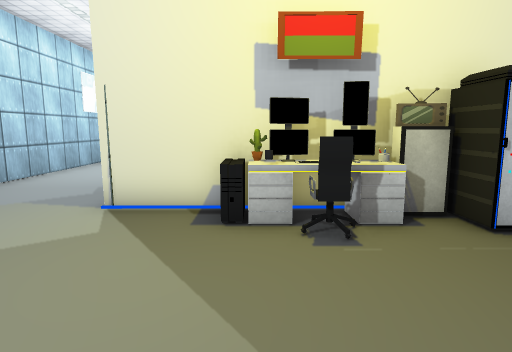
view 1 (above)

16 first-person views from a walk through a scene from a Unity 3-D project. The camera is 1.5 m above the floor, tilts 8° down and sees 75° across. The floor is counted in squares, 1 m on a side. Each view is taken from the middle of a square. On the plan, view 1 faces up. The plan holds only what a view shows up to about 15 squares ahead; the rest is blank. The player is left out. Door leaves are left out, so doorways stand open. Some surface patterns are stand-ins.

view 2
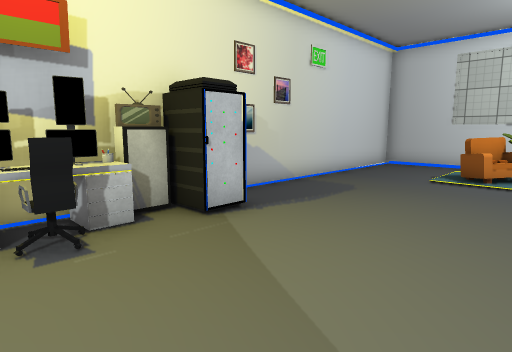

view 3
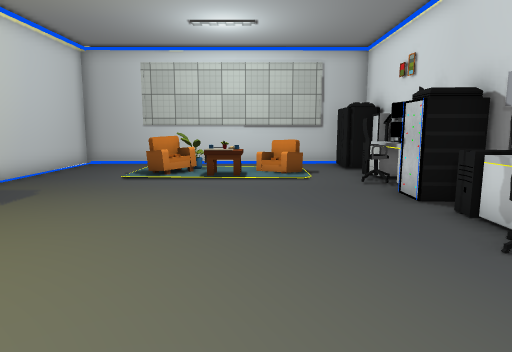

view 4
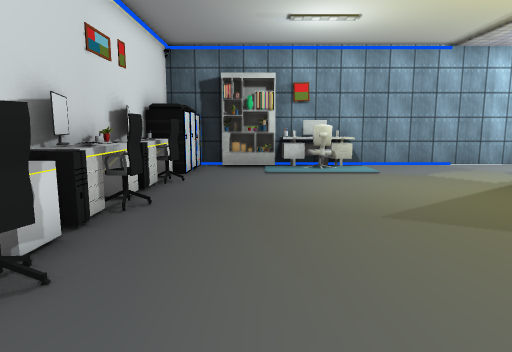

view 5
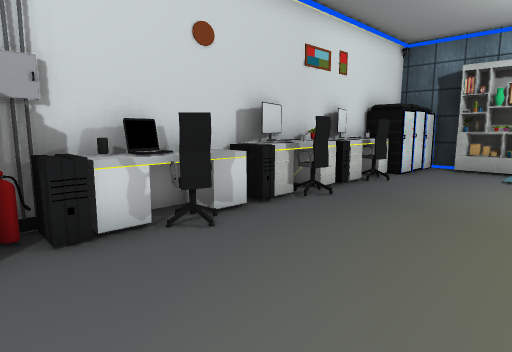

view 6
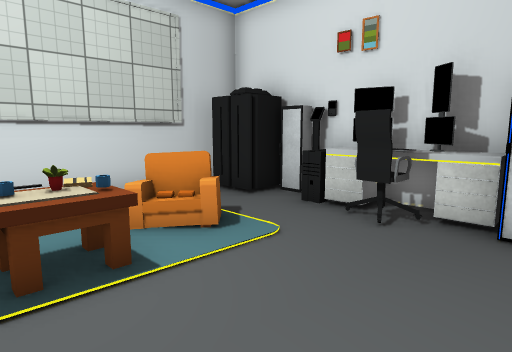

view 7
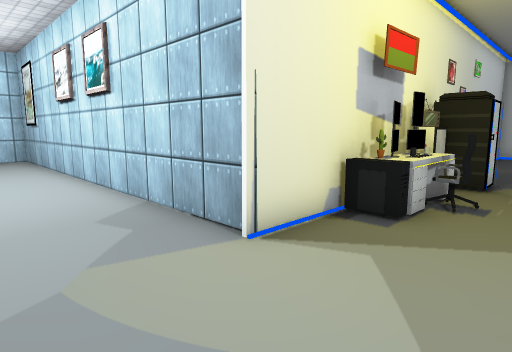

view 8
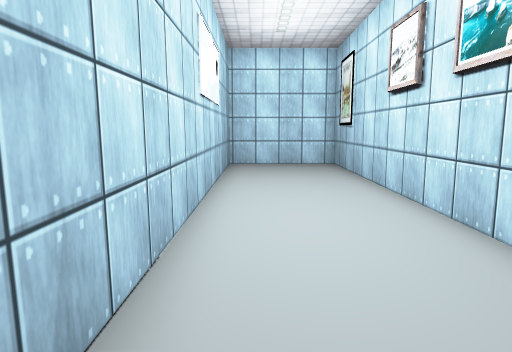

view 9
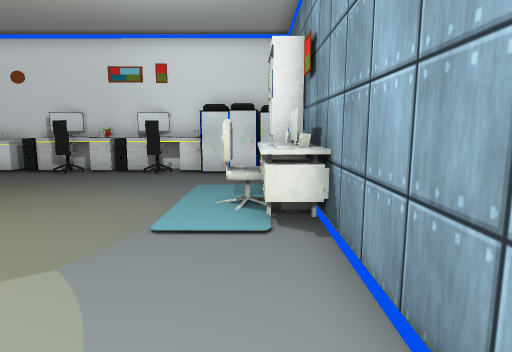

view 10
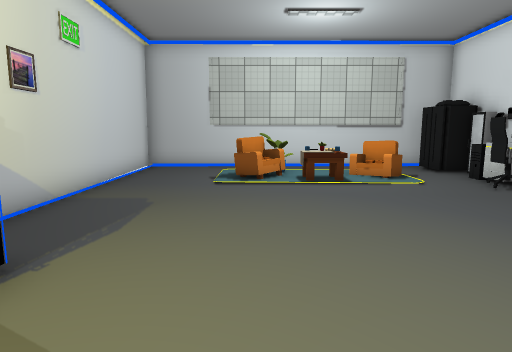

view 11
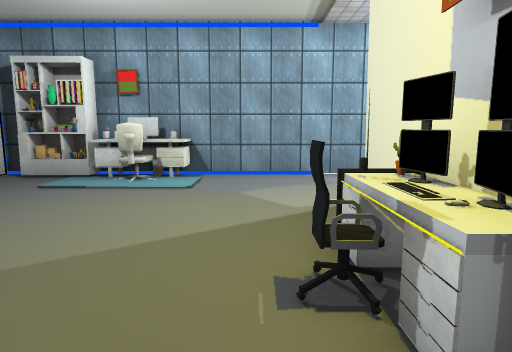

view 12
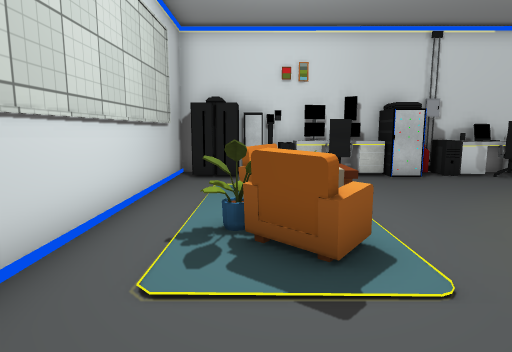

view 13
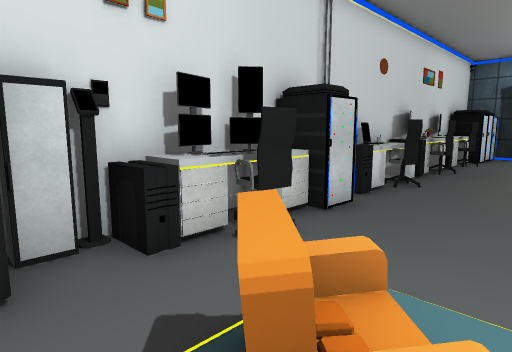

view 14
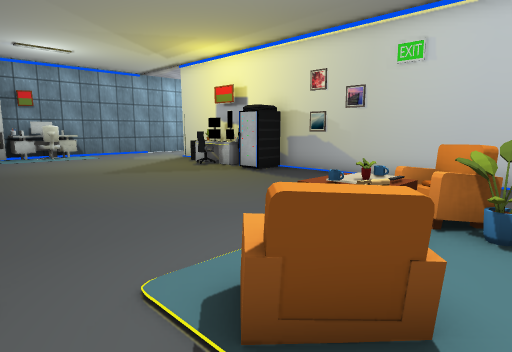

view 15
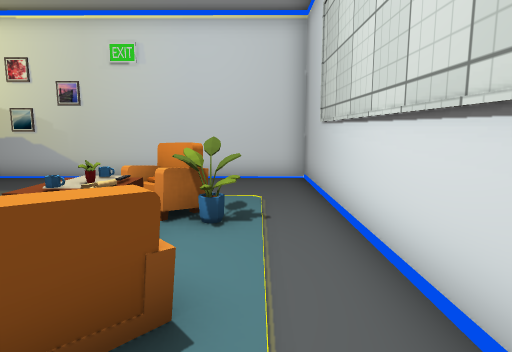

view 16
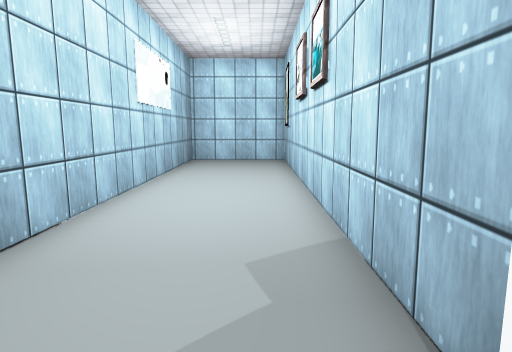

### Floor plan
Points are (right, up) in squares from view 1. A wall is a line through its corners. A room is listed if a view was taken in it or the views show most of it. See-through windows are left out.
Room 1 (views 1, 2, 3, 4, 5, 6, 7, 10, 11, 12, 13, 14, 15, 16)
walls: (-0.6, 6.3) (-2.8, 6.3); (11.4, -5.3) (12.4, -5.3); (-4.4, -5.7) (11.8, -5.7) (11.8, -5.2); (14.1, -5.7) (14.6, -5.7) (14.5, 6.4) (4.8, 6.3); (-7.2, -3.5) (-7.2, -4.5); (-7.2, 6.1) (-7.2, 1.4)
ways out: open door at (-5, 6) to room 2
objects: other object (-7, -5) to (-6, -5); other object (-7, -3); other object (-7, -2); other object (-7, -1); other object (-7, 0) to (-7, 1); other object (-6, -1); other object (-6, 0) to (-6, 2); other object (-5, -5); other object (-4, -5); other object (-3, -5) to (-2, -5); other object (-3, -4); other object (-1, -5); other object (0, -5) to (1, -5); other object (0, 5); other object (0, 6); other object (1, -4); other object (1, 4); other object (1, 5); other object (1, 6) to (2, 6); other object (2, -5); other object (2, 5); other object (3, -5); other object (3, 6); other object (4, -5) to (4, -4); other object (4, 5) to (4, 6); other object (5, -5); other object (6, -5); other object (7, -5) to (8, -5); other object (9, -5) to (10, -5); other object (9, -4); other object (11, -5); other object (11, -2); other object (11, -1); other object (11, 0); other object (11, 1); other object (11, 2); other object (12, -2) to (12, -1); other object (12, 0); other object (12, 2); other object (13, -5) to (14, -5)
Room 2 (views 8, 9)
walls: (-2.8, 6.3) (-2.6, 21.5) (-7.2, 21.5) (-7.2, 6.1)
ways out: open door at (-5, 6) to room 1

Where each view was taken, in squares from view 1:
view 1: 0 up, 0 right, facing up
view 2: 0 up, 0 right, facing up-right
view 3: 1 down, 0 right, facing right
view 4: 2 down, 7 right, facing left
view 5: 0 up, 7 right, facing down-left
view 6: 1 up, 7 right, facing down-right
view 7: 3 up, 6 left, facing up-right
view 8: 7 up, 6 left, facing up
view 9: 7 up, 6 left, facing down
view 10: 2 up, 1 right, facing right
view 11: 4 up, 4 right, facing left
view 12: 6 up, 12 right, facing down
view 13: 1 down, 13 right, facing down-left
view 14: 4 down, 13 right, facing up-left
view 15: 4 down, 13 right, facing up
view 16: 5 up, 4 left, facing up
